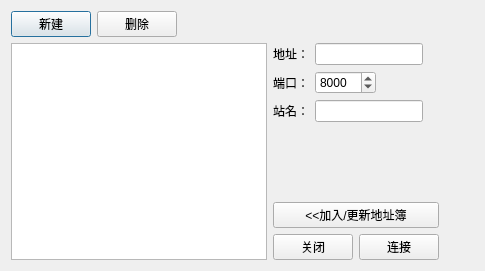
<?xml version="1.0" encoding="UTF-8"?>
<ui version="4.0">
 <class>dlgaddrbk</class>
 <widget class="QDialog" name="dlgaddrbk">
  <property name="geometry">
   <rect>
    <x>0</x>
    <y>0</y>
    <width>485</width>
    <height>271</height>
   </rect>
  </property>
  <property name="windowTitle">
   <string>地址本</string>
  </property>
  <property name="modal">
   <bool>true</bool>
  </property>
  <layout class="QVBoxLayout" name="verticalLayout_2">
   <item>
    <layout class="QHBoxLayout" name="horizontalLayout">
     <item>
      <widget class="QPushButton" name="btnewhost">
       <property name="sizePolicy">
        <sizepolicy hsizetype="Fixed" vsizetype="Fixed">
         <horstretch>0</horstretch>
         <verstretch>0</verstretch>
        </sizepolicy>
       </property>
       <property name="text">
        <string>新建</string>
       </property>
      </widget>
     </item>
     <item>
      <widget class="QPushButton" name="btdelhost">
       <property name="sizePolicy">
        <sizepolicy hsizetype="Fixed" vsizetype="Fixed">
         <horstretch>0</horstretch>
         <verstretch>0</verstretch>
        </sizepolicy>
       </property>
       <property name="text">
        <string>删除</string>
       </property>
      </widget>
     </item>
     <item>
      <spacer name="horizontalSpacer">
       <property name="orientation">
        <enum>Qt::Horizontal</enum>
       </property>
       <property name="sizeHint" stdset="0">
        <size>
         <width>40</width>
         <height>20</height>
        </size>
       </property>
      </spacer>
     </item>
    </layout>
   </item>
   <item>
    <layout class="QHBoxLayout" name="horizontalLayout_2">
     <item>
      <widget class="QTableView" name="addrlist">
       <property name="sizePolicy">
        <sizepolicy hsizetype="Fixed" vsizetype="Expanding">
         <horstretch>0</horstretch>
         <verstretch>0</verstretch>
        </sizepolicy>
       </property>
       <property name="editTriggers">
        <set>QAbstractItemView::NoEditTriggers</set>
       </property>
       <property name="selectionMode">
        <enum>QAbstractItemView::SingleSelection</enum>
       </property>
       <property name="selectionBehavior">
        <enum>QAbstractItemView::SelectRows</enum>
       </property>
       <property name="cornerButtonEnabled">
        <bool>false</bool>
       </property>
       <attribute name="horizontalHeaderHighlightSections">
        <bool>false</bool>
       </attribute>
       <attribute name="horizontalHeaderStretchLastSection">
        <bool>true</bool>
       </attribute>
       <attribute name="verticalHeaderVisible">
        <bool>false</bool>
       </attribute>
      </widget>
     </item>
     <item>
      <layout class="QVBoxLayout" name="verticalLayout_3">
       <item>
        <layout class="QGridLayout" name="gridLayout">
         <item row="0" column="0">
          <widget class="QLabel" name="label">
           <property name="text">
            <string>地址：</string>
           </property>
           <property name="buddy">
            <cstring>lnaddr</cstring>
           </property>
          </widget>
         </item>
         <item row="1" column="0">
          <widget class="QLabel" name="label_2">
           <property name="text">
            <string>端口：</string>
           </property>
           <property name="buddy">
            <cstring>sport</cstring>
           </property>
          </widget>
         </item>
         <item row="2" column="0">
          <widget class="QLabel" name="label_3">
           <property name="text">
            <string>站名：</string>
           </property>
           <property name="buddy">
            <cstring>lnname</cstring>
           </property>
          </widget>
         </item>
         <item row="0" column="1">
          <widget class="QLineEdit" name="lnaddr">
           <property name="sizePolicy">
            <sizepolicy hsizetype="Minimum" vsizetype="Fixed">
             <horstretch>0</horstretch>
             <verstretch>0</verstretch>
            </sizepolicy>
           </property>
          </widget>
         </item>
         <item row="1" column="1">
          <widget class="QSpinBox" name="sport">
           <property name="sizePolicy">
            <sizepolicy hsizetype="Fixed" vsizetype="Fixed">
             <horstretch>0</horstretch>
             <verstretch>0</verstretch>
            </sizepolicy>
           </property>
           <property name="maximum">
            <number>65566</number>
           </property>
           <property name="value">
            <number>8000</number>
           </property>
          </widget>
         </item>
         <item row="2" column="1">
          <widget class="QLineEdit" name="lnname">
           <property name="sizePolicy">
            <sizepolicy hsizetype="Minimum" vsizetype="Fixed">
             <horstretch>0</horstretch>
             <verstretch>0</verstretch>
            </sizepolicy>
           </property>
          </widget>
         </item>
         <item row="0" column="2">
          <spacer name="horizontalSpacer_3">
           <property name="orientation">
            <enum>Qt::Horizontal</enum>
           </property>
           <property name="sizeHint" stdset="0">
            <size>
             <width>40</width>
             <height>20</height>
            </size>
           </property>
          </spacer>
         </item>
        </layout>
       </item>
       <item>
        <spacer name="verticalSpacer">
         <property name="orientation">
          <enum>Qt::Vertical</enum>
         </property>
         <property name="sizeHint" stdset="0">
          <size>
           <width>20</width>
           <height>40</height>
          </size>
         </property>
        </spacer>
       </item>
       <item>
        <layout class="QHBoxLayout" name="horizontalLayout_6">
         <item>
          <layout class="QVBoxLayout" name="verticalLayout_4">
           <item>
            <widget class="QPushButton" name="btaddtolist">
             <property name="text">
              <string>&lt;&lt;加入/更新地址簿</string>
             </property>
            </widget>
           </item>
           <item>
            <layout class="QHBoxLayout" name="horizontalLayout_7">
             <item>
              <widget class="QPushButton" name="btclose">
               <property name="sizePolicy">
                <sizepolicy hsizetype="Fixed" vsizetype="Fixed">
                 <horstretch>0</horstretch>
                 <verstretch>0</verstretch>
                </sizepolicy>
               </property>
               <property name="text">
                <string>关闭</string>
               </property>
              </widget>
             </item>
             <item>
              <widget class="QPushButton" name="btconnect">
               <property name="text">
                <string>连接</string>
               </property>
               <property name="icon">
                <iconset resource="zpmain.qrc">
                 <normaloff>:/images/conn.png</normaloff>:/images/conn.png</iconset>
               </property>
              </widget>
             </item>
            </layout>
           </item>
          </layout>
         </item>
         <item>
          <spacer name="horizontalSpacer_2">
           <property name="orientation">
            <enum>Qt::Horizontal</enum>
           </property>
           <property name="sizeHint" stdset="0">
            <size>
             <width>40</width>
             <height>20</height>
            </size>
           </property>
          </spacer>
         </item>
        </layout>
       </item>
      </layout>
     </item>
    </layout>
   </item>
  </layout>
 </widget>
 <resources>
  <include location="zpmain.qrc"/>
 </resources>
 <connections>
  <connection>
   <sender>btclose</sender>
   <signal>clicked()</signal>
   <receiver>dlgaddrbk</receiver>
   <slot>reject()</slot>
   <hints>
    <hint type="sourcelabel">
     <x>309</x>
     <y>255</y>
    </hint>
    <hint type="destinationlabel">
     <x>309</x>
     <y>263</y>
    </hint>
   </hints>
  </connection>
  <connection>
   <sender>btconnect</sender>
   <signal>clicked()</signal>
   <receiver>dlgaddrbk</receiver>
   <slot>accept()</slot>
   <hints>
    <hint type="sourcelabel">
     <x>404</x>
     <y>242</y>
    </hint>
    <hint type="destinationlabel">
     <x>404</x>
     <y>259</y>
    </hint>
   </hints>
  </connection>
  <connection>
   <sender>btnewhost</sender>
   <signal>clicked()</signal>
   <receiver>dlgaddrbk</receiver>
   <slot>newhostentry()</slot>
   <hints>
    <hint type="sourcelabel">
     <x>56</x>
     <y>30</y>
    </hint>
    <hint type="destinationlabel">
     <x>205</x>
     <y>0</y>
    </hint>
   </hints>
  </connection>
  <connection>
   <sender>addrlist</sender>
   <signal>clicked(QModelIndex)</signal>
   <receiver>dlgaddrbk</receiver>
   <slot>textsynclist(QModelIndex)</slot>
   <hints>
    <hint type="sourcelabel">
     <x>210</x>
     <y>152</y>
    </hint>
    <hint type="destinationlabel">
     <x>280</x>
     <y>152</y>
    </hint>
   </hints>
  </connection>
  <connection>
   <sender>btaddtolist</sender>
   <signal>clicked()</signal>
   <receiver>addrlist</receiver>
   <slot>doItemsLayout()</slot>
   <hints>
    <hint type="sourcelabel">
     <x>280</x>
     <y>207</y>
    </hint>
    <hint type="destinationlabel">
     <x>259</x>
     <y>207</y>
    </hint>
   </hints>
  </connection>
  <connection>
   <sender>btdelhost</sender>
   <signal>clicked()</signal>
   <receiver>dlgaddrbk</receiver>
   <slot>rmhostentry()</slot>
   <hints>
    <hint type="sourcelabel">
     <x>157</x>
     <y>31</y>
    </hint>
    <hint type="destinationlabel">
     <x>186</x>
     <y>28</y>
    </hint>
   </hints>
  </connection>
  <connection>
   <sender>btaddtolist</sender>
   <signal>clicked()</signal>
   <receiver>dlgaddrbk</receiver>
   <slot>addrchange()</slot>
   <hints>
    <hint type="sourcelabel">
     <x>432</x>
     <y>204</y>
    </hint>
    <hint type="destinationlabel">
     <x>454</x>
     <y>204</y>
    </hint>
   </hints>
  </connection>
 </connections>
 <slots>
  <slot>textsynclist(QModelIndex)</slot>
  <slot>newhostentry()</slot>
  <slot>rmhostentry()</slot>
  <slot>addrchange()</slot>
 </slots>
</ui>
